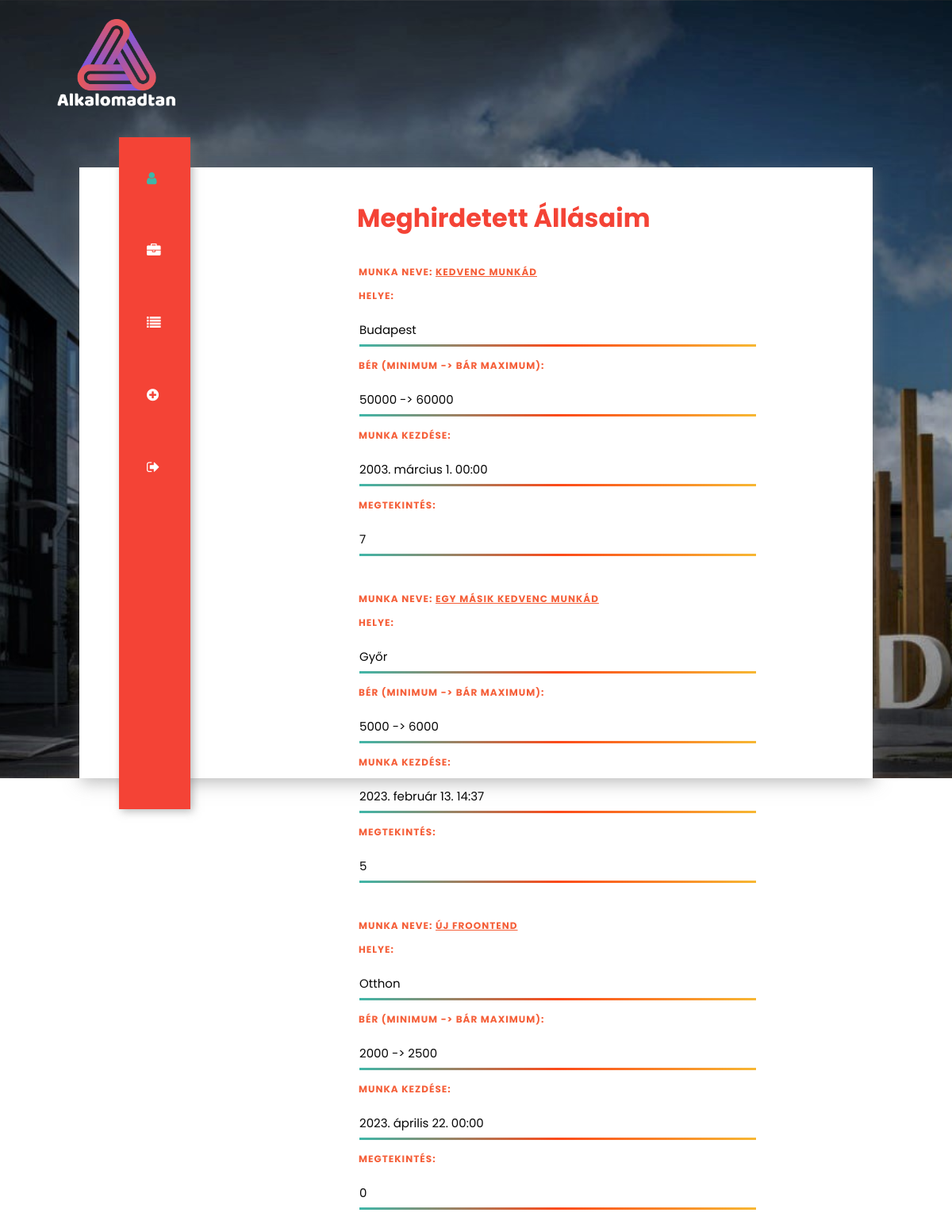
The page /profil/meglevoMunka/ (signed in) on the database as committed earlier.
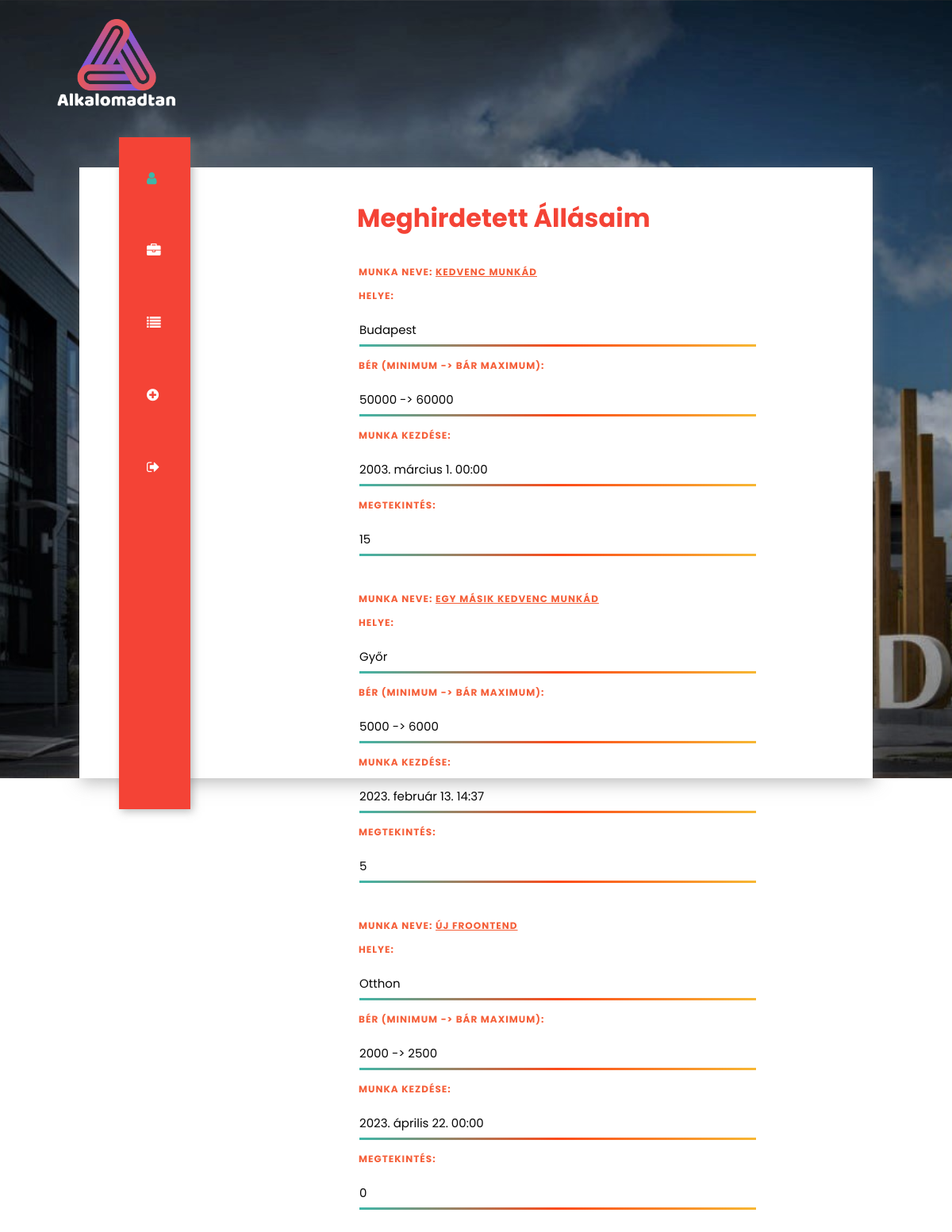
The same page on the database as committed later.
### app/models.py (models this page shows, shortened)
class Munka(models.Model):
    class Meta:
        ordering = ["-katt"]
    nev = models.CharField(max_length=255, null=False)
    leiras = models.TextField(default="", null=False)
    helye = models.CharField(default="", max_length=255)
    katt = models.IntegerField(default=0)
    publikalo = models.ForeignKey(settings.AUTH_USER_MODEL, on_delete=models.CASCADE)
    berMin = models.IntegerField(null=False)
    berMax = models.IntegerField(null=True)
    munkaKezd = models.DateTimeField()

### app/views.py (the view)
# urls.py: path("profil/meglevoMunka/", views.Profil_MeglevoMunka, name="ProfilMeglevoMunka"),
def Profil_MeglevoMunka(request):
    userId = request.user.id
    userUsername = request.user.username
    felhasznalo = request.user
    print(f"Profil_UjMunka(request) - {userUsername} ({userId})")
    munkak = None
    try:
        munkak = list(Munka.objects.filter(publikalo = request.user.id).values())
    except:
        print(traceback.format_exc())
        munkak = None
    template = loader.get_template("app/profile/profilePageAd.html")
    context = {
        "cim": "Profilod",
        "felhasznalo":felhasznalo,
        "munka": munkak
        }
    return HttpResponse(template.render(context,request))

### app/templates/app/profile/profilePageAd.html (shortened to what this page needs)
{% extends 'app/layout/commonhead3.html' %}
{% block content %}
{% load static %}
{% if felhasznalo.is_authenticated %}
{% if munka is not None %}
<div class="rightbox">
    <div class="profile">
        <h1>Meghirdetett Állásaim</h1>
        {% for i in munka %}
        <div class="">
            <h3>Munka neve: <u>{{i.nev}}</u></h3>
            <h3>Helye: </h3>
            <p>{{i.helye}}</p>
            <h3>Bér (minimum -> bár maximum):</h3>
            <p>{{i.berMin}} -> {{i.berMax}}</p>
            <h3>Munka kezdése: </h3>
            <p>{{i.munkaKezd}}</p>
            <h3>Megtekintés: </h3>
            <p>{{i.katt}}</p>
            <br>
        </div>
        {% endfor %}
    </div>
</div>
</div>
</section>
{% endif %}
{% endif %}
{% endblock %}

Rows that differ between the two databases and show on the page:
changed Munka "Budapest": katt "7" → "15"
